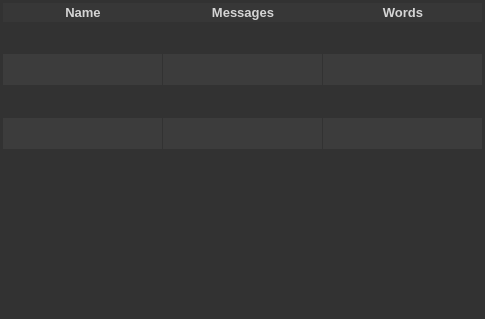
<?xml version="1.0" encoding="UTF-8"?>
<ui version="4.0">
 <class>MainWindow</class>
 <widget class="QMainWindow" name="MainWindow">
  <property name="geometry">
   <rect>
    <x>0</x>
    <y>0</y>
    <width>485</width>
    <height>319</height>
   </rect>
  </property>
  <property name="windowTitle">
   <string>MainWindow</string>
  </property>
  <property name="windowIcon">
   <iconset resource="icons.qrc">
    <normaloff>:/icons/icons/wpCalculater_main.png</normaloff>:/icons/icons/wpCalculater_main.png</iconset>
  </property>
  <property name="styleSheet">
   <string notr="true">background-color: rgb(50, 50, 50);
color: rgb(255, 255, 255);</string>
  </property>
  <widget class="QWidget" name="centralwidget">
   <layout class="QGridLayout" name="gridLayout">
    <property name="leftMargin">
     <number>0</number>
    </property>
    <property name="topMargin">
     <number>0</number>
    </property>
    <property name="rightMargin">
     <number>0</number>
    </property>
    <property name="bottomMargin">
     <number>0</number>
    </property>
    <item row="0" column="0">
     <widget class="QTableWidget" name="tableWidget">
      <property name="font">
       <font>
        <pointsize>11</pointsize>
       </font>
      </property>
      <property name="styleSheet">
       <string notr="true">QWidget {
    background-color: rgb(50, 50, 50);
	alternate-background-color: rgb(60, 60, 60);
    color: rgb(255, 255, 255);
}

QHeaderView::section {
    background-color:  rgb(55, 55, 55);
    padding: px;
    border: 0px solid #fffff8;
    font-size: 10pt;
	font: bold;
	color: rgb(213, 213, 213);
}

QTableWidget {
	width: 500px;
    gridline-color: rgb(170, 0, 0);
	padding: 3px;
    font-size: 11pt;
}

QTableWidget QTableCornerButton::section {
    background-color: rgb(0, 0, 0);
    border: 0px solid #fffff8;
}</string>
      </property>
      <property name="frameShape">
       <enum>QFrame::NoFrame</enum>
      </property>
      <property name="verticalScrollBarPolicy">
       <enum>Qt::ScrollBarAsNeeded</enum>
      </property>
      <property name="horizontalScrollBarPolicy">
       <enum>Qt::ScrollBarAlwaysOff</enum>
      </property>
      <property name="autoScroll">
       <bool>true</bool>
      </property>
      <property name="autoScrollMargin">
       <number>16</number>
      </property>
      <property name="editTriggers">
       <set>QAbstractItemView::NoEditTriggers</set>
      </property>
      <property name="dragDropOverwriteMode">
       <bool>true</bool>
      </property>
      <property name="alternatingRowColors">
       <bool>true</bool>
      </property>
      <property name="selectionMode">
       <enum>QAbstractItemView::NoSelection</enum>
      </property>
      <property name="selectionBehavior">
       <enum>QAbstractItemView::SelectRows</enum>
      </property>
      <property name="verticalScrollMode">
       <enum>QAbstractItemView::ScrollPerPixel</enum>
      </property>
      <property name="showGrid">
       <bool>true</bool>
      </property>
      <property name="gridStyle">
       <enum>Qt::NoPen</enum>
      </property>
      <property name="sortingEnabled">
       <bool>true</bool>
      </property>
      <property name="wordWrap">
       <bool>false</bool>
      </property>
      <property name="cornerButtonEnabled">
       <bool>true</bool>
      </property>
      <property name="rowCount">
       <number>5</number>
      </property>
      <property name="columnCount">
       <number>3</number>
      </property>
      <attribute name="horizontalHeaderVisible">
       <bool>true</bool>
      </attribute>
      <attribute name="horizontalHeaderCascadingSectionResizes">
       <bool>false</bool>
      </attribute>
      <attribute name="horizontalHeaderDefaultSectionSize">
       <number>160</number>
      </attribute>
      <attribute name="horizontalHeaderHighlightSections">
       <bool>false</bool>
      </attribute>
      <attribute name="verticalHeaderVisible">
       <bool>false</bool>
      </attribute>
      <attribute name="verticalHeaderCascadingSectionResizes">
       <bool>false</bool>
      </attribute>
      <attribute name="verticalHeaderDefaultSectionSize">
       <number>32</number>
      </attribute>
      <attribute name="verticalHeaderHighlightSections">
       <bool>false</bool>
      </attribute>
      <attribute name="verticalHeaderShowSortIndicator" stdset="0">
       <bool>false</bool>
      </attribute>
      <attribute name="verticalHeaderStretchLastSection">
       <bool>false</bool>
      </attribute>
      <row/>
      <row/>
      <row/>
      <row/>
      <row/>
      <column>
       <property name="text">
        <string>Name</string>
       </property>
      </column>
      <column>
       <property name="text">
        <string>Messages</string>
       </property>
      </column>
      <column>
       <property name="text">
        <string>Words</string>
       </property>
      </column>
     </widget>
    </item>
   </layout>
  </widget>
  <widget class="QStatusBar" name="statusBar"/>
 </widget>
 <resources>
  <include location="icons.qrc"/>
 </resources>
 <connections/>
</ui>
